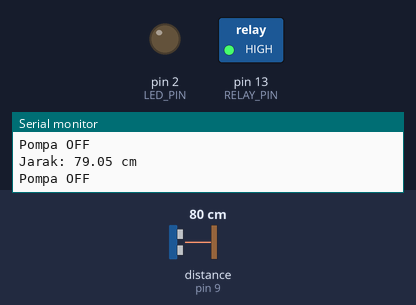
This sketch was run on a simulated Arduino Uno, built with avr-gcc and run on an emulated ATmega328P. Shown: switched loads named in the sketch (green lamp = pin HIGH), output pins drawn as LEDs (lit = HIGH), the last lines printed to the serial monitor. Wiring (inferred from the names in the program): ultrasonic range finder: trigger pin 7; echo pin 9. The test bench sets the inputs (shaded band); at power-on: distance to the obstacle (sensor on pin 9) 80 cm. The echo pulse lasts 58.3 µs per cm; pins used as bus, display or sensor lines are not drawn.

Above: at 1.2 s.
1.3 s: distance to the obstacle (sensor on pin 9) set to 7 cm
2.8 s: distance to the obstacle (sensor on pin 9) set to 4 cm
At 3.6 s:
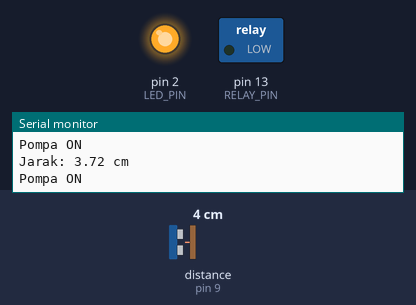
4.4 s: distance to the obstacle (sensor on pin 9) set to 9 cm
At 5.2 s:
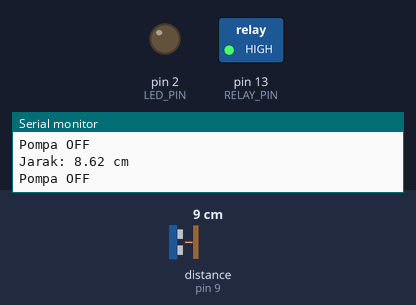
6.2 s: distance to the obstacle (sensor on pin 9) set to 2 cm
At 6.9 s:
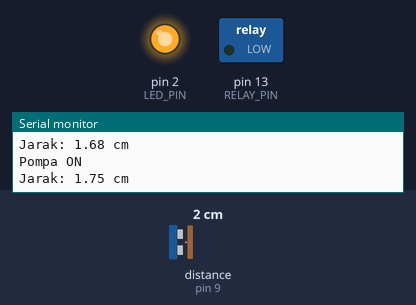
Timing chart, 0 to 9.0 s (numbered marks = the images above; inputs shaded):
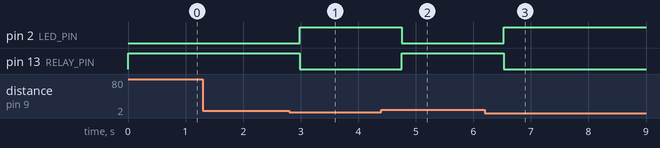

The sketch:

dispenser_otomatis.ino
```cpp
#define TRIG_PIN 7
#define ECHO_PIN 9
#define RELAY_PIN 13
#define LED_PIN 2

#define JARAK_MIN 1
#define JARAK_MAX 5

long duration;
float distance;

void setup() {
  Serial.begin(9600);

  pinMode(TRIG_PIN, OUTPUT);
  pinMode(ECHO_PIN, INPUT);
  pinMode(RELAY_PIN, OUTPUT);
  pinMode(LED_PIN, OUTPUT);

  // Kondisi awal
  digitalWrite(RELAY_PIN, HIGH); // Relay OFF (active LOW)
  digitalWrite(LED_PIN, LOW);

  Serial.println("Dispenser Otomatis Siap");
}

void loop() {

  distance = bacaJarak();

  Serial.print("Jarak: ");
  Serial.print(distance);
  Serial.println(" cm");

  if (distance >= JARAK_MIN && distance <= JARAK_MAX) {

    digitalWrite(RELAY_PIN, LOW); // Pompa ON
    digitalWrite(LED_PIN, HIGH);  // LED ON

    Serial.println("Pompa ON");

  } else {

    digitalWrite(RELAY_PIN, HIGH); // Pompa OFF
    digitalWrite(LED_PIN, LOW);    // LED OFF

    Serial.println("Pompa OFF");
  }

  delay(300);
}

float bacaJarak() {

  float total = 0;
  int jumlahData = 0;

  for (int i = 0; i < 5; i++) {

    digitalWrite(TRIG_PIN, LOW);
    delayMicroseconds(2);

    digitalWrite(TRIG_PIN, HIGH);
    delayMicroseconds(10);
    digitalWrite(TRIG_PIN, LOW);

    duration = pulseIn(ECHO_PIN, HIGH, 30000);

    if (duration > 0) {
      total += duration * 0.034 / 2;
      jumlahData++;
    }

    delay(10);
  }

  if (jumlahData == 0) {
    return 999;
  }

  return total / jumlahData;
}
```

Measured:
- the behaviour switches between 6 and 5 cm on distance to the obstacle (sensor on pin 9) (found by bisection; images 0 and 1)
- after the input at 2.8 s, pin 2 (LED_PIN): LOW → HIGH after 0.18 s; pin 13 (RELAY_PIN): HIGH → LOW after 0.18 s
- after the input at 4.4 s, pin 2 (LED_PIN): HIGH → LOW after 0.35 s; pin 13 (RELAY_PIN): LOW → HIGH after 0.35 s
- after the input at 6.2 s, pin 2 (LED_PIN): LOW → HIGH after 0.33 s; pin 13 (RELAY_PIN): HIGH → LOW after 0.33 s
